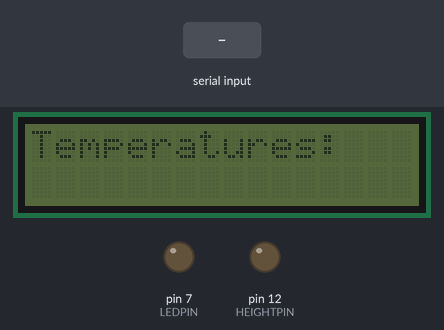
The sketch below on a simulated Arduino Uno, built with avr-gcc and run on an emulated ATmega328P. Parts: 16×2 character LCD, output pins drawn as LEDs (lit = HIGH). The inputs (shaded band) are chosen by the test bench. What the sketch prints to the serial monitor is not drawn.

Above: at 1.2 s.
1.3 s: "4" received over Serial
At 1.8 s:
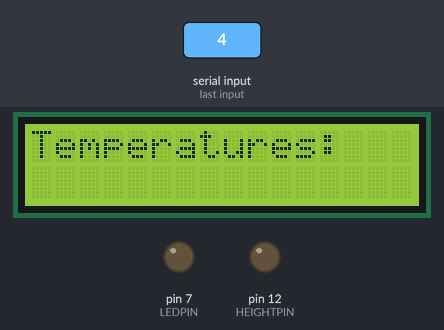
2.8 s: "1" received over Serial
At 4.0 s:
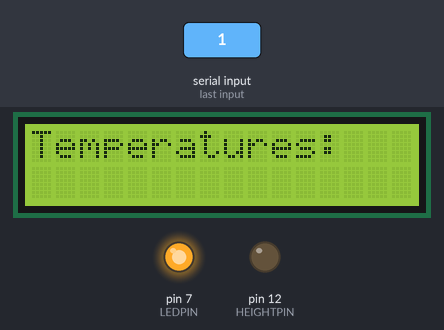
4.3 s: "2" received over Serial
At 5.3 s:
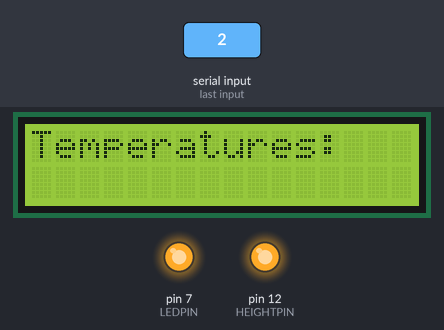
5.8 s: "5" received over Serial
At 6.5 s:
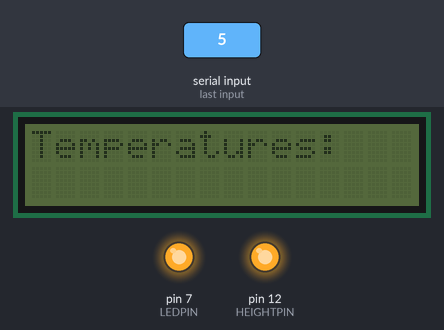
7.3 s: "0" received over Serial
At 7.6 s:
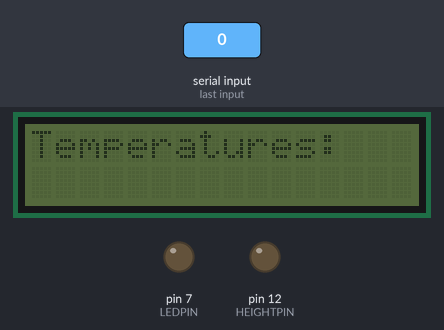
Timing chart, 0 to 9.8 s (numbered marks = the images above; inputs shaded):
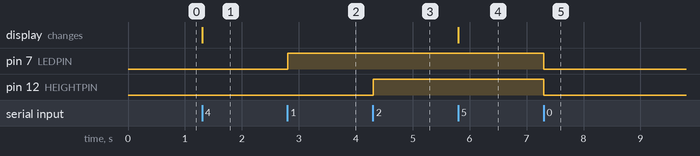

The sketch:

sketch_nov02a.ino
```cpp
#include <Wire.h>
#include "LiquidCrystal_I2C.h"
LiquidCrystal_I2C lcd(0x27,16,2);

int LEDPIN = 7;
int HEIGHTPIN = 12;
String comdata = "";

void setup()
{
  Serial.begin(9600);
  pinMode(LEDPIN,OUTPUT);
  pinMode(HEIGHTPIN,OUTPUT);

  lcd.init();
  lcd.noBacklight();
  lcd.print("Temperatures: ");
}

void loop()
{
  while(Serial.available())
  {
    if (Serial.available() > 0)
    {
      comdata += char(Serial.read());
      delay(2);
    }
  }
  if (comdata.length() > 0)
  {
    Serial.println(comdata);
    if(comdata == "1")
    {
      digitalWrite(LEDPIN,HIGH);
      digitalWrite(HEIGHTPIN,LOW);
      Serial.println("1");
    }
    else if (comdata == "0")
    {
      Serial.println("0");
      digitalWrite(LEDPIN,LOW);
      digitalWrite(HEIGHTPIN,LOW);
    }
    else if (comdata == "2")
    {
      Serial.println("2");
      digitalWrite(LEDPIN,HIGH);
      digitalWrite(HEIGHTPIN,HIGH);
    }
    else if (comdata == "4")
    {
      lcd.backlight();
      Serial.println("4");
    }
    else if (comdata == "5")
    {
      lcd.noBacklight();
      Serial.println("5");
    }
    else
    {
      String temp = "";
      temp = comdata;
      lcd.setCursor(1,1);
      lcd.print(temp);
    }
    comdata = "";
  }
}
```

Measured:
- after the input at 1.3 s, the display: changes at once (image 1)
- after the input at 2.8 s, pin 7 (LEDPIN): LOW → HIGH at once
- after the input at 4.3 s, pin 12 (HEIGHTPIN): LOW → HIGH at once
- after the input at 5.8 s, the display: changes at once (image 4)
- after the input at 7.3 s, pin 7 (LEDPIN), pin 12 (HEIGHTPIN): HIGH → LOW at once
